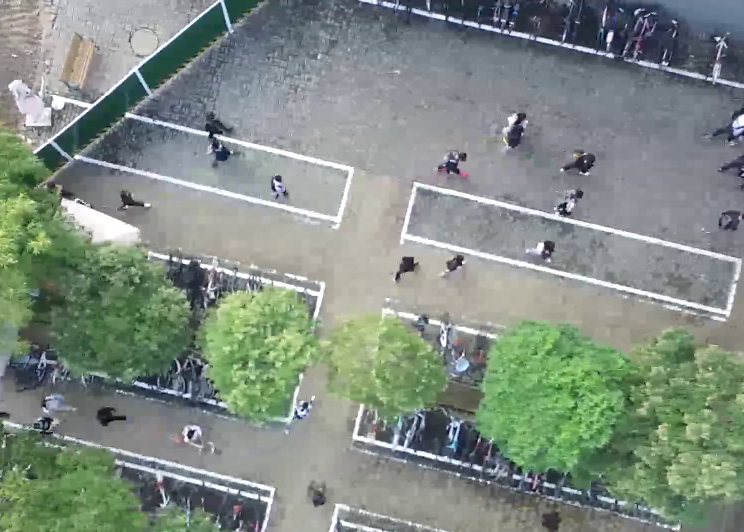
#> input picture test_imgs/0.png, 1487 x 1064 px (shown at 1/2 size)
$ jupyter execute --allow-errors demo_test.ipynb
#> lines starting #> are read from the running program, lines starting #| are printed output that depends on the picture; after the words box and inside, x2 and y2 are one past the last pixel; in counts of white or black regions, pixels touching at a corner belong together
### uodp.py
import cv2
import numpy as np
import pandas as pd
import matplotlib.pyplot as plt
import copy
from sklearn.decomposition import PCA
from sklearn.cluster import DBSCAN
from torchvision.ops import nms
import torch

def GetCenter(pts):
    pts = np.array(pts)
    x = np.mean(pts[:,0])
    y = np.mean(pts[:,1])
    return [x,y]

# [29 lines left out: functions mouse_click, Gray_diff, Lab_diff, getGred, not called in this run]

def getGred_Filter(img,kernel):
    hogn = cv2.filter2D(img,-1,kernel = kernel)
    return hogn

def BGR2S_HQ_weight(img):
    img_max = np.max(img,axis = 2).astype('float')
    img_min = np.min(img,axis = 2).astype('float')
    S = (img_max-img_min)/(img_max+0.00001)
    return S

# [18 lines left out: functions BGR2S_HQ, BGR2V_HQ, BGR2SV_HQ, not called in this run]

def set_CV2_axes(ax):
    ax.xaxis.set_ticks_position('top') # 将x轴的位置设置在顶部
    ax.invert_yaxis() # y轴反向

# 高斯核生成函数
def creat_gauss_kernel(kernel_size=3, sigma=1, k=1):
    if sigma == 0:
        sigma = ((kernel_size - 1) * 0.5 - 1) * 0.3 + 0.8
    X = np.linspace(-k, k, kernel_size)
    Y = np.linspace(-k, k, kernel_size)
    x, y = np.meshgrid(X, Y)
    x0 = 0
    y0 = 0
    gauss = 1/(2*np.pi*sigma**2) * np.exp(- ((x -x0)**2 + (y - y0)**2)/ (2 * sigma**2))
    gauss /= np.sum(gauss)
    return gauss

# [4 lines left out: function diff_pic, not called in this run]
def minus_pic(img1,img2):
    res = img1.astype('int16')-img2.astype('int16')
    res[res<0] = 0
    res = res.astype('uint8')
    return res

# [17 lines left out: functions getFeature_PCA, mark_on_pic, not called in this run]

class spirit_pic():
    def __init__(self,src,test_pt,r):
        self.mark = test_pt
        self.r = r
        self.angle = None
        self.index = None
        self.offset = None
        self.bound = None
        self.boundN = None
        self.zeros = None
        self.score = None
        self.img = self.getSurround(src,r)

    def __str__(self):
        return f'{self.img}'

    def getSurround(self,src,r):
        pt = self.mark
        img = src
        img_h,img_w = img.shape[0],img.shape[1]
        h0,h1 = np.max([0,pt[0]-r]),np.min([img_h,pt[0]+r])
        w0,w1 = np.max([0,pt[1]-r]),np.min([img_w,pt[1]+r])
        h = h1-h0
        w = w1-w0
        self.zeros = np.array([h0,w0])
        # shape = [h,w]
        # i = np.argmin(shape)
        # index = pt[i]-self.zeros[i]
        index = pt-self.zeros
        self.index = index
        img = copy.deepcopy(img[h0:h1+1,w0:w1+1])
        self.img = img
        return self.img

    def getAngle(self,img_shape,center = None):
        test_pt = self.mark
        angle = 0
        if center is None:
            angle = (test_pt[1]-img_shape[1]/2)/(test_pt[0]-img_shape[0]/2)
        else:
            if test_pt[0]-center[0] == 0:
                angle = img_shape[1]
            else:
                angle = (test_pt[1]-center[1])/(test_pt[0]-center[0])
        # if np.isinf(angle) or np.isnan(angle):
        #     angle = img_shape[1]
        self.angle = angle
        self.offset = self.r*(1-angle)
        return self.angle

    # [10 lines left out: function Filter, not called in this run]
    def Gauss_Filter(self,ksize,replace=False):
        temp = self.img
        res = cv2.GaussianBlur(temp, (ksize,ksize), 1)
        if replace:
            self.img = res
            return self
        else:
            new = copy.deepcopy(self)
            new.img = res
            return new

    # [9 lines left out: function Find_Edge, not called in this run]

    def Search_Bound(self,ksize=3,threshold_bbox=0.8,minVal=100,maxVal=255):
        img = self.img
        h,w = img.shape[0],img.shape[1]
        pt = self.mark
        angle = self.angle
        index_offset = -1
        # print(f'angle={self.angle},offset={self.offset}')

        if abs(angle)<=0.5:
            index_start = self.r
            sh = np.arange(self.r*2,dtype='int')
            sw = sh*self.angle+self.offset
            sp = []
            # print(sh,sw,h,w)
            for i in range(self.r*2):
                if h>sh[i]>=0 and w>sw[i]>=0:
                    if index_offset == -1:
                        index_offset = i
                    sp.append([sh[i],sw[i]])
            sp = np.array(sp,dtype='int')
            sh,sw = sp[:,0],sp[:,1]

        elif abs(angle)>0.5:
            index_start = self.r
            sw = np.arange(self.r*2,dtype='int')
            sh = (sw-self.offset)/self.angle
            sp = []
            # print(sh,sw,h,w)
            for i in range(self.r*2):
                if h>sh[i]>=0 and w>sw[i]>=0:
                    if index_offset == -1:
                        index_offset = i
                    sp.append([sh[i],sw[i]])
            sp = np.array(sp,dtype='int')
            sh,sw = sp[:,0],sp[:,1]

        # search_line = img[sh,sw]
        # search_line_m = cv2.Canny(search_line,minVal,maxVal)
        img = cv2.Canny(img,minVal,maxVal)
        search_line_m = img[sh,sw]
        search_line_m = cv2.blur(search_line_m,(ksize,ksize))
        search_line_m = search_line_m.reshape(-1)

        # [8 lines of commented-out code are left out]
        length = len(search_line_m)
        bound = [0,length-1]
        i = index_start-index_offset
        # print(self.index)
        # print('start',index_start,'offset',index_offset)
        for j in range(0,i+1):
            if search_line_m[i-j]>0:
                for k in range(0,i-j+1):
                    if search_line_m[i-j-k]==0:
                        bound[0] = i-j-k
                        break
                break
        for j in range(0,length-i):
            if search_line_m[i+j]>0:
                # print(f'j={j},i={i},search_line_m[i+j]={search_line_m[i+j]}')
                for k in range(0,length-i-j):
                    # print(f'k={k},id={i+j+k},search_line_m[i+j]={search_line_m[i+j+k]}')
                    if search_line_m[i+j+k]==0:
                        # print('in')
                        bound[1] = i+j+k
                        break
                break
        # print(bound)
        self.img[sh,sw] = [255]
        if abs(bound[1]-bound[0])>(np.max(self.img.shape)*threshold_bbox):
            return None
        x1,y1,x2,y2 = np.min(sw[bound]),np.min(sh[bound]),\
                      np.max(sw[bound]),np.max(sh[bound])

        min_ratio = 0.7
        if y2-y1 < self.r*min_ratio:
            fix = int((self.r*min_ratio-(y2-y1))/2)
            y1,y2 = np.max([0,y1-fix]),np.min([self.img.shape[0],y2+fix])
        if x2-x1 < self.r*min_ratio:
            fix = int((self.r*min_ratio-(x2-x1))/2)
            x1,x2 = np.max([0,x1-fix]),np.min([self.img.shape[1],x2+fix])
        if abs(angle)<=0.5 and (x2-x1)<(y2-y1)*0.5:
            fix = ((y2-y1)//2-(x2-x1))//2
            x1,x2 = np.max([0,x1-fix]),np.min([self.img.shape[1],x2+fix])
        if abs(angle)>0.5 and (x2-x1)*0.5>(y2-y1):
            fix = ((x2-x1)//2-(y2-y1))//2
            y1,y2 = np.max([0,y1-fix]),np.min([self.img.shape[0],y2+fix])

        self.bound = np.array([[x1,y1],
                               [x2,y2]])
        self.boundN = np.array([[x1+self.zeros[1],y1+self.zeros[0]],
                               [x2+self.zeros[1],y2+self.zeros[0]]])
        self.score = -4*(np.max([y2-y1,x2-x1])/np.max([h,w])-0.5)**2+1
        return self.boundN

def detect(img,
           ksize_bed=65,
           ksize_sp=1,
           ksize_find=4,
           img_center=(0,0),
           restrain=0,
           threshold_det=100,
           threshold_iou=0.1,
           threshold_bbox=0.9,
           canny_min=100,
           canny_max=255,
           radius_bound=32,
           db_eps=10,
           db_samples=10,
           db_sample_ratio=100,
           linewidth=1,
           debug=False
          ):
    """
    ksize_bed: K_bg
    ksize_sp: K_dn
    ksize_find: K_bl
    threshold_det: T_FFL
    threshold_iou: T_iou
    threshold_bbox: T_bma
    radius_bound: R
    db_eps: C_ep
    db_samples: C_ms
    debug: When "Debug" is True, the images of FFL, FFL', Marker, etc. during processing will be output to assist in parameterization.
    ---

    Here are some preset parameter settings:

    Params_set_A(DEFAULT):
        ksize_bed(K_bg) = 65
        ksize_sp(K_dn) = 1
        ksize_find(K_bl) = 4
        threshold_det(T_FFL) = 100
        threshold_iou(T_iou) = 0.1
        threshold_bbox(T_bma) = 0.9
        radius_bound(R) = 32
        db_eps(C_ep) = 10
        db_samples(C_ms) = 10

    Params_set_B:
        ksize_bed(K_bg) = 20
        ksize_sp(K_dn) = 3
        ksize_find(K_bl) = 7
        threshold_det(T_FFL) = 80
        threshold_iou(T_iou) = 0.05
        threshold_bbox(T_bma) = 0.8
        radius_bound(R) = 25
        db_eps(C_ep) = 6
        db_samples(C_ms) = 5

    Params_set_C:
        ksize_bed(K_bg) = 42
        ksize_sp(K_dn) = 1
        ksize_find(K_bl) = 7
        threshold_det(T_FFL) = 55
        threshold_iou(T_iou) = 0.1
        threshold_bbox(T_bma) = 0.4
        radius_bound(R) = 32
        db_eps(C_ep) = 14
        db_samples(C_ms) = 50
        db_sample_ratio = 3
    """
    img = cv2.resize(img,(0,0),fx=1,fy=1)
    img_h = img.shape[0]
    img_w = img.shape[1]
    img_shape = (img_h,img_w)

    # 提取lab空间的亮度特征fet
    lab = cv2.cvtColor(img,cv2.COLOR_BGR2Lab)
    fet,_,_ = cv2.split(lab)
    fet_s = BGR2S_HQ_weight(img)
    fet_bank = fet
    fet = (fet*(fet_s)**restrain).astype('uint8')
    # det = np.ones((img_shape),dtype='uint8')*255

    # 提取img的背景bed
    # bed = cv2.GaussianBlur(fet, (ksize_bed,ksize_bed), 1)
    kernelG = creat_gauss_kernel(ksize_bed)
    bed = getGred_Filter(fet,kernelG)

    # 获得比背景更黑的区域，并取点坐标
    det = minus_pic(bed,fet)
    det2 = det > threshold_det
    data_det = np.argwhere(det > threshold_det)
    data_det = np.hstack([data_det,det[det > threshold_det].reshape((-1,1))])

    # 三维聚类
    model_dbs = DBSCAN(eps = db_eps, min_samples = db_samples)
    model_dbs.fit(data_det)
    labels = model_dbs.labels_
    n_clusters = len(set(labels))-1
    centers = []

    # [6 lines of commented-out code are left out]

    for i in range(0,n_clusters):
        one_cluster = data_det[labels == i]
        if len(one_cluster)<=db_samples*db_sample_ratio:
            centers.append(GetCenter(one_cluster))
        # ax.scatter(one_cluster[:,1],one_cluster[:,0],s=2)

    # plt.show()

    centers = np.array(centers,dtype='int')
    bboxes = np.zeros((len(centers),4),dtype='int')
    scores = np.zeros(len(centers))
    for i,test_pt in enumerate(centers):
        # print(test_pt)
        test_pic = spirit_pic(img,test_pt,radius_bound)
        test_pic.getAngle(img_shape,img_center)

        ksize_sp = ksize_sp//2*2+1
        test_pic.Gauss_Filter(ksize_sp,replace=True)
        test_pic.img = cv2.cvtColor(test_pic.img,cv2.COLOR_BGR2GRAY)

        if test_pic.Search_Bound(ksize=ksize_find,\
                                 threshold_bbox=threshold_bbox,\
                                 minVal=canny_min,\
                                 maxVal=canny_max) is None: continue

        # res = cv2.rectangle(res,lap_pic.boundN[0],lap_pic.boundN[1],color=(0,255,255))
        bboxes[i] = test_pic.boundN.reshape(-1)
        scores[i] = test_pic.score

    # res = copy.deepcopy(img)
    # res = mark_on_pic(img,centers,(0,255,255))
    keep = nms(torch.tensor(bboxes,dtype = torch.float),
               torch.tensor(scores,dtype = torch.float),
               iou_threshold = threshold_iou)
    out = []
    for i in keep:
        # res = cv2.rectangle(res,
        #                     bboxes[i][0:2],
        #                     bboxes[i][2:4],
        #                     color=(0,255,255),
        #                     thickness=linewidth)
        out.append(bboxes[i][0:4])
    mark = mark_on_pic(img,centers,(0,255,255))
    out = np.array(out)
    if debug:
        return out,[det,det2,data_det,mark,fet_bank,fet,(fet_s)]
    else:
        return out

### demo_test.ipynb
[cell 1]
import uodp
import numpy as np
import cv2
import matplotlib.pyplot as plt
from copy import deepcopy

[cell 2]
img = cv2.imread(r"./test_imgs/0.png")
#> img is the input picture: shape (1064, 1487, 3); mean B, G, R 130.9, 140.5, 128.6
img = cv2.resize(img,None,(0,0),fx=0.5,fy=0.5)
#> img: shape (532, 744, 3)
#> (the rest of this cell did not finish here and is left out)

#> in detect, `fet,_,_ = cv2.split(lab)`:
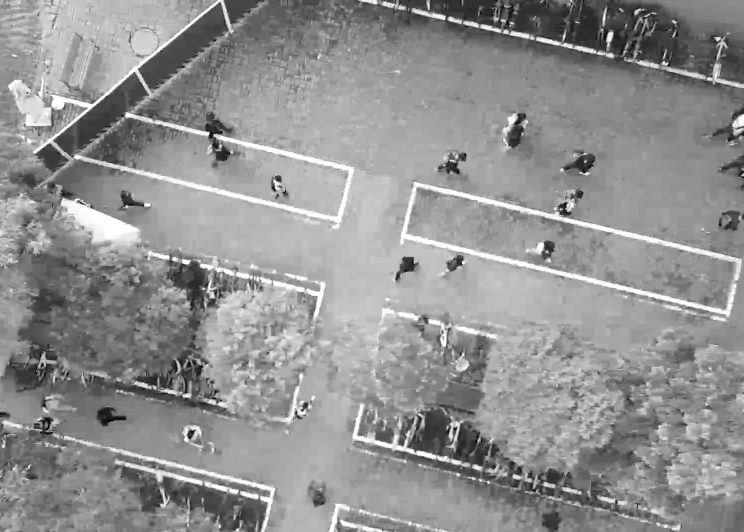
#> fet: shape (532, 744); min 0, max 255, mean 145.4
#> in BGR2S_HQ_weight, `img_min = np.min(img,axis = 2).astype('float')`:
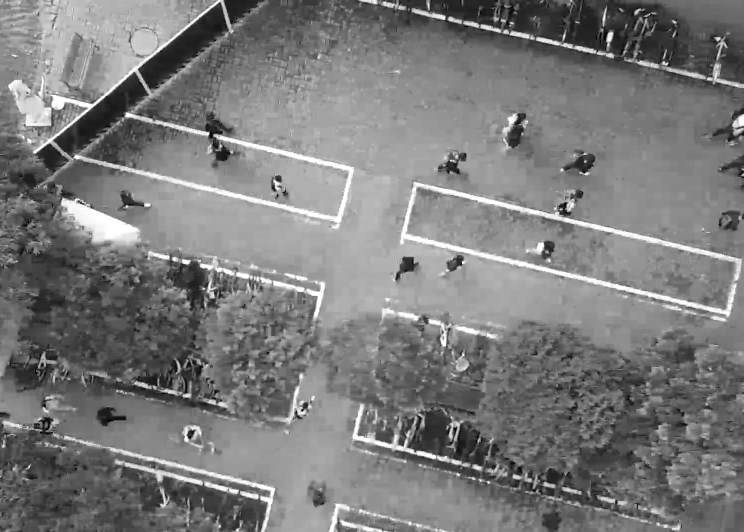
#> img_min: shape (532, 744) float64; min 0, max 255, mean 123.1
#> in BGR2S_HQ_weight, `S = (img_max-img_min)/(img_max+0.00001)`:
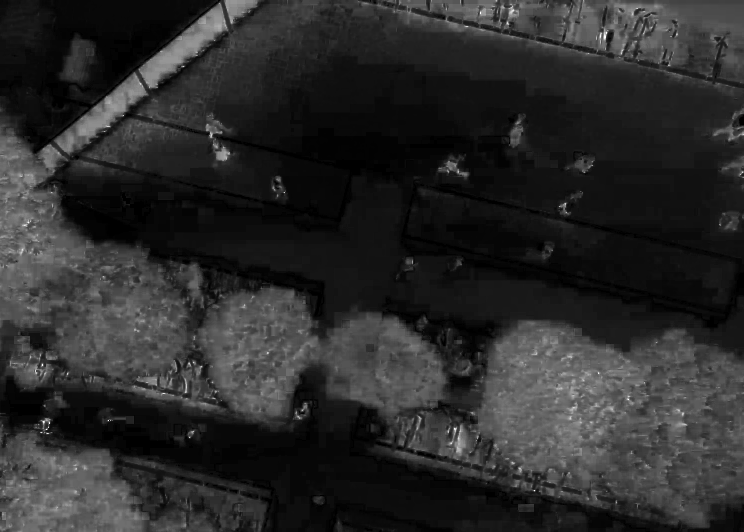
#> S: shape (532, 744) float64; min 0, max 1, mean 0.17
#> in getGred_Filter, `hogn = cv2.filter2D(img,-1,kernel = kernel)`:
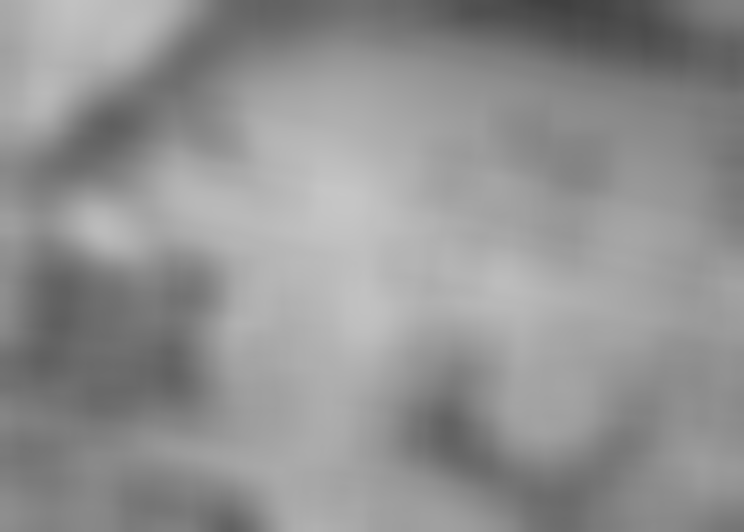
#> hogn: shape (532, 744); min 63, max 198, mean 145.4
#> in minus_pic, `res = img1.astype('int16')-img2.astype('int16')`:
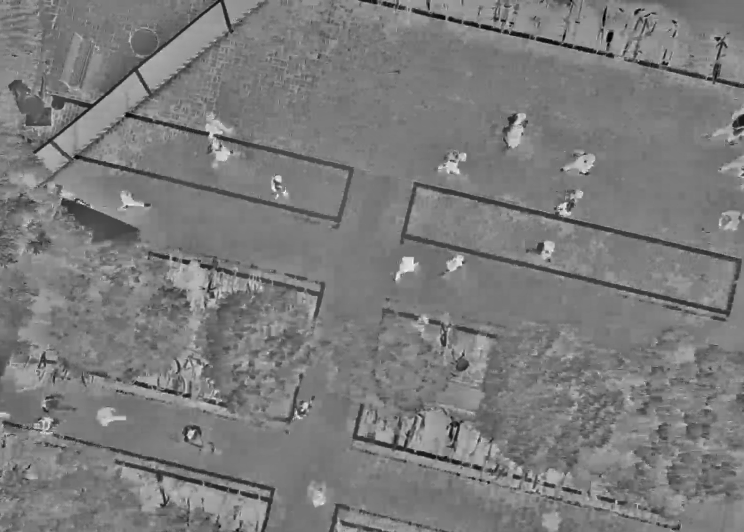
#> res: shape (532, 744) int16; min -170, max 181, mean 0; drawn with min black and max white
#> in detect, `det2 = det > threshold_det`:
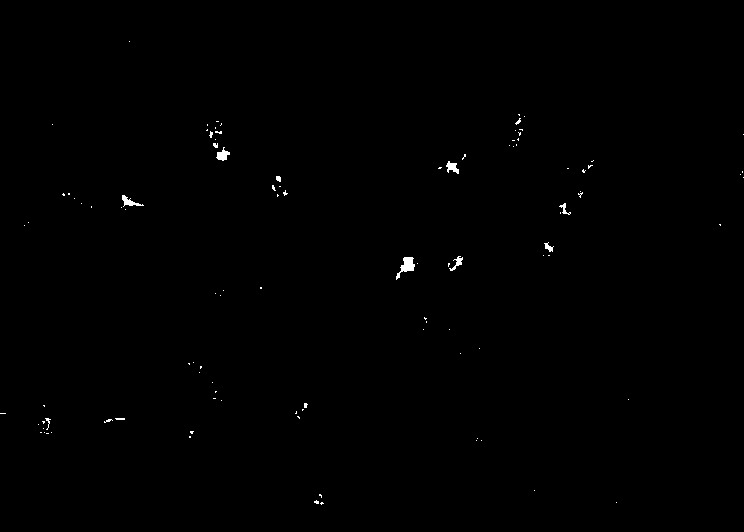
#> det2: shape (532, 744) bool; 0.28% white; 106 white regions (96 under 20 px), largest, box (x1, y1, x2, y2) and area: (396, 257, 415, 280) 187, (216, 147, 230, 161) 104, (122, 195, 144, 207) 101
#> in detect, `data_det = np.argwhere(det > threshold_det)`: data_det = 1115 pairs, first value 41 to 504, second value 0 to 743
#> in detect, `data_det = np.hstack([data_det,det[det > threshold_det].reshape((-1,1)..`: data_det = 1115 rows, first 8: [41, 129, 101], [114, 518, 104], [114, 519, 104], [115, 519, 104], [116, 524, 107], [118, 519, 105], [118, 520, 102], [119, 519, 106]
#> the loop in detect, `for i in range(0,n_clusters):` made 17 passes
#> (x in GetCenter, y in GetCenter) on passes 1 to 8: (128.2, 517.9), (147.1, 219.3), (166.7, 451.4), (167.2, 587.1), (180.4, 277.2), (192.8, 283.8), (194.3, 66.09), (193.9, 580)
#> after the loop in detect, `for i in range(0,n_clusters):`: centers = [[128.2, 517.9], [147.1, 219.3], [166.7, 451.4], [167.2, 587.1], [180.4, 277.2], [192.8, 283.8], [194.3, 66.09], [193.9, 580], [201.4, 128.8], [209.1, 564], [247.3, 548.1], [262.7, 456.1], [265.5, 406.3], [406.2, 303.8], [423.9, 46.13], [419.3, 114.1], [500.2, 318.2]]
#> in detect, `centers = np.array(centers,dtype='int')`: centers = 17 rows, first 8: [128, 517], [147, 219], [166, 451], [167, 587], [180, 277], [192, 283], [194, 66], [193, 580]
#> in detect, `bboxes = np.zeros((len(centers),4),dtype='int')`: bboxes = 17 rows, first 6: [0, 0, 0, 0], [0, 0, 0, 0], [0, 0, 0, 0], [0, 0, 0, 0], [0, 0, 0, 0], [0, 0, 0, 0]
#> in detect, `scores = np.zeros(len(centers))`: scores = 17 values from 0 to 0
#> the loop in detect, `for i,test_pt in enumerate(centers):` made 17 passes
#> pass 1, in getSurround, `img = copy.deepcopy(img[h0:h1+1,w0:w1+1])`:
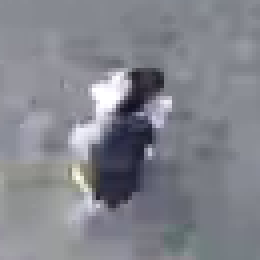
#> img: shape (65, 65, 3) (shown 4 times larger); mean of channels 0, 1, 2 140.2, 132.4, 130.6; drawn as B, G, R
#> pass 1, in Search_Bound, `img = cv2.Canny(img,minVal,maxVal)`:
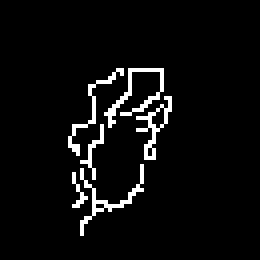
#> img: shape (65, 65) (shown 4 times larger); 4.8% white in thin lines or dots, all inside (x1, y1, x2, y2) = (17, 17, 43, 59)
#> pass 2, in getSurround (call 2), `img = copy.deepcopy(img[h0:h1+1,w0:w1+1])`:
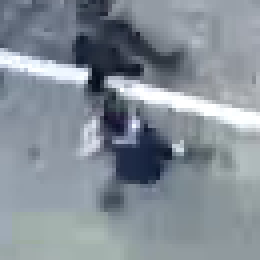
#> img: shape (65, 65, 3) (shown 4 times larger); mean of channels 0, 1, 2 151.4, 142.4, 133.1; drawn as B, G, R
#> after the loop in detect, `for i,test_pt in enumerate(centers):`:
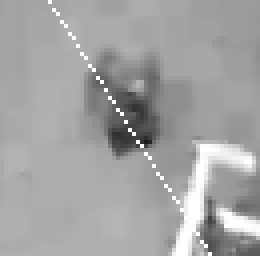
#> test_pic.img: shape (64, 65) (shown 4 times larger); min 26, max 255, mean 163.2
# outs: [h1,w1,h2,w2]

if len(outs) > 0:
    outs = outs.astype('int')
else:
    outs = np.array([[0,0,0,0]],dtype='int')

res = deepcopy(img)
for i,out in enumerate(outs):
    color = (0,255,255)
    res = cv2.rectangle(res,
                        out[0:2],
                        out[2:4],
                        color=color,
                        thickness=2)

plt.close()
fig = plt.figure(figsize=(788/200,1080/200),dpi=600)
ax = fig.add_subplot(1,1,1)
ax.imshow(cv2.cvtColor(res,cv2.COLOR_BGR2RGB))
ax.set_axis_off()
plt.show()
